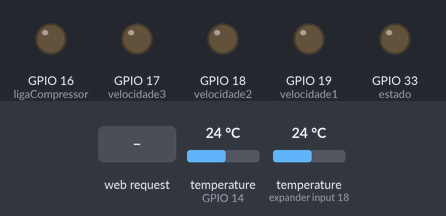
Bench run of a sketch on a simulated ESP32. Shown: output pins drawn as LEDs (lit = HIGH). The inputs (shaded band) are chosen by the test bench; at power-on: temperature (sensors on expander input 18, GPIO 14) 24 °C. WiFi joins after 1.5 s; servers stay silent unless stated; what the sketch prints to the serial monitor is not drawn.

Above: at 2.7 s.
2.8 s: HTTP request GET /quente received
At 4.0 s:
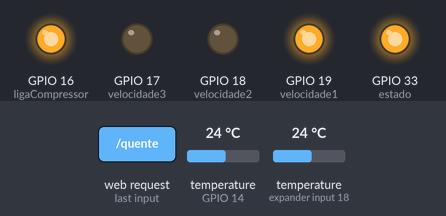
4.3 s: temperature (sensor on expander input 18) set to 24.5 °C
7.0 s: temperature (sensor on expander input 18) set to 25.3 °C
8.5 s: HTTP request GET /v2 received
At 9.7 s:
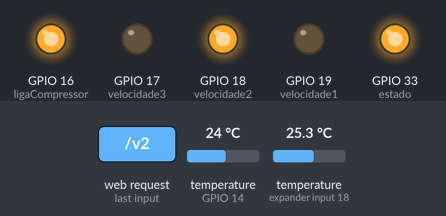
11.5 s: HTTP request GET /v1 received
At 12.0 s:
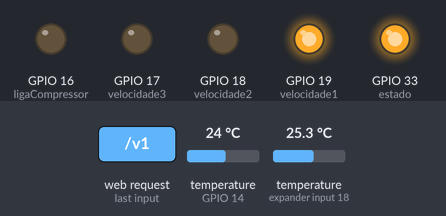
13.0 s: HTTP request GET /v3 received
At 14.3 s:
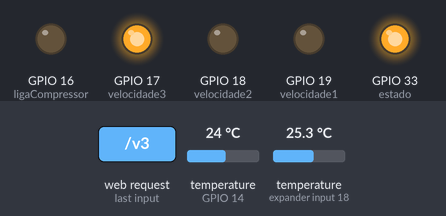
Timing chart, 0 to 15.5 s (numbered marks = the images above; inputs shaded):
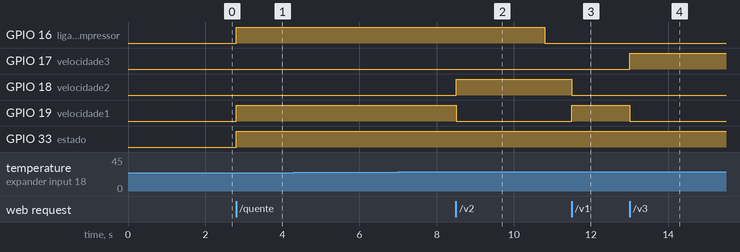

The sketch:

index6.ino
```cpp
#include <WiFi.h>

//Bibliotecas para o uso do sensor de temperartura 18b20
#include <OneWire.h>
#include <DallasTemperature.h>

//Definição das variáveis, suas respectivas portas no microcontrolador e sua função
#define estado 33  //Relé 1 - Alterna entre o estado quente e frio do compressor - HIGH --> Quente e LOW --> Frio
#define ligaCompressor 16  //Relé 2 - Responsável por ligar e desligar o compressor
#define velocidade1 19  //Relé 3 - Controla o ventilador interno na velocidade 1
#define velocidade2 18  //Relé 4 - Controla o ventilador interno na velocidade 2
#define velocidade3 17  //Relé 5 - Controla o ventilador interno na velocidade 3

//Definição da variável e sua respectiva porta responsável pelo sensor de temperartura 18b20
#define sensorTemperatura 14

//Variáveis responsaveis por cuidar do estado do compressor
bool quente = false;
bool frio = false;

bool ligado = false;  //Variável que indica se o sistema está ou não ligado

int estadoRele1 = LOW;  //Cuida o estado da relé 1
int estadoRele2 = LOW;  //Cuida o estado da relé 2
int estadoRele3 = LOW;  //Cuida o estado da relé 3
int estadoRele4 = LOW;  //Cuida o estado da relé 4
int estadoRele5 = LOW;  //Cuida o estado da relé 5

//Variáveis de controle¹
int temperaturaDesejadaFrio = 23;  //Define a temperatura padrão no estado frio como 23°C
int temperaturaDesejadaQuente = 25;  //Define a temperatura padrão no estado quente como 25°C
int limiteEvaporador = 5;  //Dá um limite de temperatura que o evaporador estará operante em °C

//Variáveis utilizadas para evitar que um relé fique ativando e desativando rapidamente, utilizando o conceito de histerese
int controleDiferenca = 2;
int controleLimiteEvaporador = 5;
int somaDiferencaAmbienteQuente = temperaturaDesejadaQuente - controleDiferenca;
int somaDiferencaAmbienteFrio = temperaturaDesejadaFrio + controleDiferenca;
int somaDiferencaLimiteEvaporador = limiteEvaporador + controleLimiteEvaporador;

float temp1_evaporador;
float temp2_ambiente;

bool controlOff = true;
bool auxControlOff = false;
bool controlAtualiza = true;
bool controlCompress = false;
bool statsV1 = false;
bool statsV2 = false;
bool statsV3 = false;
bool statsMais = false;
bool statsMenos = false;

//Variáveis de controle²
int cP = 0;
int contadorTemp = 0;
int controladorDef = 0;
int controladorDesligado = 0;
int veloPadrao = 0;
int controleLcd = 0;
bool auxiliarDeInversao = false;
int guardaBotaoApertado = 0;
/*
  A variável guardaBotaoApertado é uma variável que serve para que aconteça inversão
  de estados sem ocorrer o desligamento do sistema de forma indesejada

  0 --> Neutro
  1 --> O Botão anteriormente pressionado foi o botão liga_quente
  2 --> O Botão anteriormente pressionado foi o botão liga_frio
*/

unsigned long previousMillis = 0;
unsigned long interval = 5000;

String currentLine = "";                // make a String to hold incoming data from the client

const char *ssid = "ssid_rede";
const char *password = "password";

//Define o sensor
OneWire oneWire(sensorTemperatura);
DallasTemperature sensors(&oneWire);

WiFiServer server(80);

void setup() {
  //Inicialização do display LCD
  Serial.begin(115200);

  //Define os pinos de saída
  pinMode(estado, OUTPUT);
  pinMode(ligaCompressor, OUTPUT);
  pinMode(velocidade1, OUTPUT);
  pinMode(velocidade2, OUTPUT);
  pinMode(velocidade3, OUTPUT);

  delay(10);

  Serial.println();
  Serial.println("Conectando a:");
  Serial.println(ssid);

  WiFi.begin(ssid, password);

  while (WiFi.status() != WL_CONNECTED) {
    delay(500);
    Serial.print(".");
  }

  Serial.println("");
  Serial.println("Conectado!");
  Serial.println("Endereço de IP: ");
  Serial.println(WiFi.localIP());

  server.begin();

  //Inicializa os sensores
  sensors.begin();
}

void loop() {
  WiFiClient client = server.available();   // listen for incoming clients
  if (client) {                             // if you get a client,
    Serial.println("New Client.");           // print a message out the serial port
    currentLine = "";                       // make a String to hold incoming data from the client
    while (client.connected()) {            // loop while the client's connected
      if (client.available()) {             // if there's bytes to read from the client,
        char c = client.read();             // read a byte, then
        if (cP == 0) {
          Serial.write(c);                    // print it out the serial monitor
          cP++;
        }
        if (c == '\n') {                    // if the byte is a newline character
          // if the current line is blank, you got two newline characters in a row.
          // that's the end of the client HTTP request, so send a response:
          if (currentLine.length() == 0) {
            // HTTP headers always start with a response code (e.g. HTTP/1.1 200 OK)
            // and a content-type so the client knows what's coming, then a blank line:
            client.println("HTTP/1.1 200 OK");
            client.println("Content-type:text/html");
            client.println();

            // configuração de estilo do site
            // client.print("<style type=\"text/css\"> a{margin: 50px 50px; background: #000000; color: #ffffff; text-decoration: none; padding: 1% 20% 1%; border-radius: 10px; font-size: 8.0em;}</style>");

            // o conteúdo do cabeçalho HTTP
            client.print("<a href=\"/quente\">Ligar Quente</a></br>");
            client.print("<a href=\"/frio\">Ligar Frio</a></br>");
            client.print("<a href=\"/mais\">Aumentar Temperatura</a></br>");
            client.print("<a href=\"/menos\">Diminuir Temperatura</a></br>");
            client.print("<a href=\"/v1\">Velocidade 01</a></br>");
            client.print("<a href=\"/v2\">Velocidade 02</a></br>");
            client.print("<a href=\"/v3\">Velocidade 03</a></br>");

            // A resposta HTTP termina com outra linha em branco:
            client.println();
            // break out of the while loop:
            break;
          } else {    // if you got a newline, then clear currentLine:
            currentLine = "";
          }
        } else if (c != '\r') {  // if you got anything else but a carriage return character,
          currentLine += c;      // add it to the end of the currentLine
        }
        //*******************************************************************

        inversao();
        varLigaDesliga();

        if (currentLine.endsWith("GET /v1"))
        {
          statsV1 = true;
        }
        if (currentLine.endsWith("GET /v2"))
        {
          statsV2 = true;
        }
        if (currentLine.endsWith("GET /v3"))
        {
          statsV3 = true;
        }
        if (currentLine.endsWith("GET /mais"))
        {
          statsMais = true;
        }
        if (currentLine.endsWith("GET /menos"))
        {
          statsMenos = true;
        }
        //*******************************************************************
      }
    }
    // termina a conexão com o cliente
    client.stop();
    Serial.println("Cliente desconectado.");
  }
  if (controleLcd == 0)
  {
    Serial.println("Desligado");
    controleLcd = 1;  //Definindo como 1 para indicar que o processo foi concluído
  }

  if (ligado) //Loop principal enquanto o arCondicionado está ligado
  {
    if (auxControlOff)
    {
      controlOff = true;
      auxControlOff = false;
    }

    if (veloPadrao == 0) //Define a velocidade 1 como padrão
    {
      estadoRele3 = !estadoRele3;
      veloPadrao = 1;  //Definindo como 1 para indicar que o processo foi concluído
    }

    unsigned long currentMillis = millis();

    if (currentMillis - previousMillis >= interval)
    {
      previousMillis = currentMillis;

      //Lê as temperaturas dos sensores
      sensors.requestTemperatures();

      //Obtém as temperaturas lidas individualmente pelos endereços dos sensores
      DeviceAddress sensor1Address;
      DeviceAddress sensor2Address;

      sensors.getAddress(sensor1Address, 0);
      sensors.getAddress(sensor2Address, 1);

      temp1_evaporador = sensors.getTempC(sensor1Address);
      temp2_ambiente = sensors.getTempC(sensor2Address);

      //Imprime as temperaturas no monitor serial
      Serial.println(temp1_evaporador);
      Serial.println(temp2_ambiente);
    }

    //Condições de ativação e desativação das velocidaddes fazendo que apenas 1 velocidade esteja ativa por vez
    if (statsV1)
    {
      controlAtualiza = true;
      statsV1 = false;
      if (estadoRele3 == LOW)
      {
        if (estadoRele4 == HIGH)
        {
          estadoRele4 = !estadoRele4;
        }

        if (estadoRele5 == HIGH)
        {
          estadoRele5 = !estadoRele5;
        }
        estadoRele3 = !estadoRele3;
        //delay(200);
      }
    }

    if (statsV2)
    {
      controlAtualiza = true;
      statsV2 = false;
      if (estadoRele4 == LOW)
      {
        if (estadoRele3 == HIGH)
        {
          estadoRele3 = !estadoRele3;
        }

        if (estadoRele5 == HIGH)
        {
          estadoRele5 = !estadoRele5;
        }

        estadoRele4 = !estadoRele4;
        //delay(200);
      }
    }

    if (statsV3)
    {
      controlAtualiza = true;
      statsV3 = false;
      if (estadoRele5 == LOW)
      {
        if (estadoRele3 == HIGH)
        {
          estadoRele3 = !estadoRele3;
        }

        if (estadoRele4 == HIGH)
        {
          estadoRele4 = !estadoRele4;
        }

        estadoRele5 = !estadoRele5;
        //delay(200);
      }
    }

    if (statsMais)
    {
      statsMais = false;
      if (frio)
      {
        temperaturaDesejadaFrio++;
      }
      if (quente)
      {
        temperaturaDesejadaQuente++;
      }
    }
    if (statsMenos)
    {
      statsMenos = false;
      if (frio)
      {
        temperaturaDesejadaFrio--;
      }
      if (quente)
      {
        temperaturaDesejadaQuente--;
      }
    }

    //Condições referente ao estado no qual o compressor se encontra
    if (frio)
    {
      if (controlCompress)
      {
        estadoRele1 = LOW;  //liga o compressor no estado frio
        controlCompress = false;
      }

      //Condições de desativação do compressor
      if (temp1_evaporador <= limiteEvaporador || temp2_ambiente <= temperaturaDesejadaFrio)
      {
        if (estadoRele2 == HIGH)
        {
          estadoRele2 = !estadoRele2;
          somaDiferencaAmbienteFrio = temperaturaDesejadaFrio + controleDiferenca;  //Ativa o conceito de Histerese
          controlCompress = true;
          controlAtualiza = true;
        }
      }

      //Condições de ativação do compressor
      if (temp2_ambiente > somaDiferencaAmbienteFrio)
      {
        if (temp1_evaporador > somaDiferencaLimiteEvaporador)
        {
          if (estadoRele2 == LOW)
          {
            estadoRele2 = !estadoRele2;
            controlCompress = true;
            controlAtualiza = true;
          }
        }
      }
    }

    if (quente)
    {
      if (controlCompress)
      {
        estadoRele1 = HIGH;  //liga o compressor no estado quente
        controlCompress = false;
        controlAtualiza = true;
      }

      //Condição de desativação do compressor
      if (temp2_ambiente >= temperaturaDesejadaQuente)
      {
        if (estadoRele2 == HIGH) {
          estadoRele2 = !estadoRele2;
          somaDiferencaAmbienteQuente = temperaturaDesejadaQuente - controleDiferenca;  //Ativa o conceito de Histerese
          controlCompress = true;
          controlAtualiza = true;
        }
      }

      //Condição de ativação do compressor
      if (temp2_ambiente < somaDiferencaAmbienteQuente)
      {
        if (estadoRele2 == LOW) {
          estadoRele2 = !estadoRele2;
          controlCompress = true;
          controlAtualiza = true;
        }
      }
    }

    if (controlAtualiza)
    {
      //Atualização do estado dos pinos de saída
      digitalWrite(estado, estadoRele1);
      digitalWrite(velocidade1, estadoRele3);
      digitalWrite(velocidade2, estadoRele4);
      digitalWrite(velocidade3, estadoRele5);
      digitalWrite(ligaCompressor, estadoRele2);
      controlAtualiza = false;
    }
  }
  else {
    if (controlOff)
    {
      //Atualização do estado dos pinos de saída para LOW enquanto o sistema estiver desligado
      digitalWrite(estado, LOW);
      digitalWrite(velocidade1, LOW);
      digitalWrite(velocidade2, LOW);
      digitalWrite(velocidade3, LOW);
      digitalWrite(ligaCompressor, LOW);
      controlOff = false;
      auxControlOff = true;
    }
  }
}

void varLigaDesliga()  //Função utilizada para controlar a ativação e desativação do sistema
{
  if (currentLine.endsWith("GET /quente"))
  {
    if (guardaBotaoApertado == 1)
    {
      if (ligado) {
        auxiliarDeInversao = true;  //Ativa a condição para a Função de intervalo
      }
      ligado = !ligado;  //Desliga o sistema
      quente = false;
    }
    else {
      if (guardaBotaoApertado == 0)
      {
        ligado = !ligado;  //Liga o sistema
        quente = true;  //Define o estado do compressor como quente
      }
      else {
        if (ligado)
        {
          auxiliarDeInversao = true;
        }
        quente = true;
      }
    }

    controlCompress = true;
    controlAtualiza = true;
    guardaBotaoApertado = 1;  //Define que o botão 1 foi pressionado anteriormente
    frio = false;
    somaDiferencaAmbienteQuente = somaDiferencaAmbienteQuente + controleDiferenca;
    //delay(200);
  }

  if (currentLine.endsWith("GET /frio"))
  {
    if (guardaBotaoApertado == 2)
    {
      if (ligado)
      {
        auxiliarDeInversao = true;  //Ativa a condição para a Função de intervalo
      }

      ligado = !ligado;  //Desliga o sisema
      frio = false;
    }
    else {
      if (guardaBotaoApertado == 0)
      {
        ligado = !ligado;  //Liga o sisema
        frio = true;  //Define o estado do compressor como frio
      }
      else
      {
        if (ligado)
        {
          auxiliarDeInversao = true;
        }
        frio = true;
      }
    }

    controlCompress = true;
    controlAtualiza = true;
    guardaBotaoApertado = 2;  //Define que o botão 2 foi pressionado anteriormente
    quente = false;
    somaDiferencaAmbienteFrio = somaDiferencaAmbienteFrio - controleDiferenca;
    //delay(200);
  }
}

void inversao()  //Função de Intervalo usada para que não haja a ativação e desativação
{ //do compressor em um curto periodo de tempo para evitar possíveis danos

  if (auxiliarDeInversao)
  {
    digitalWrite(ligaCompressor, LOW);

    unsigned long tempoEsperaInversao = 10000; //1 minuto
    unsigned long tempoInicialInversao = millis();
    unsigned int contagemRegressiva = 10;

    auxiliarDeInversao = false;  //Desativa a condição para a Função de intervalo
    controleLcd = 0;  //Definindo como 0 para que possa ser executado posteriormente

    if (ligado)
    {
      Serial.print("Invertendo Estado");
    }

    if (ligado == false)
    {
      Serial.print("Desligando");
    }

    Serial.print("Aguarde: ");

    while (millis() - tempoInicialInversao < tempoEsperaInversao)
    {
      unsigned int segundosRestantes = (tempoEsperaInversao - (millis() - tempoInicialInversao)) / 1000;
      if (segundosRestantes != contagemRegressiva)
      {
        contagemRegressiva = segundosRestantes;
        Serial.println(contagemRegressiva);
      }
    }
  }
}
```

Measured:
- after the input at 2.8 s, GPIO 16 (ligaCompressor), GPIO 19 (velocidade1), GPIO 33 (estado): LOW → HIGH at once
- after the input at 4.3 s, every drawn part: stays the same
- after the input at 7.0 s, every drawn part: stays the same
- after the input at 8.5 s, GPIO 18 (velocidade2): LOW → HIGH at once; GPIO 19 (velocidade1): HIGH → LOW at once
- after the input at 11.5 s, GPIO 18 (velocidade2): HIGH → LOW at once; GPIO 19 (velocidade1): LOW → HIGH at once
- after the input at 13.0 s, GPIO 17 (velocidade3): LOW → HIGH at once; GPIO 19 (velocidade1): HIGH → LOW at once
